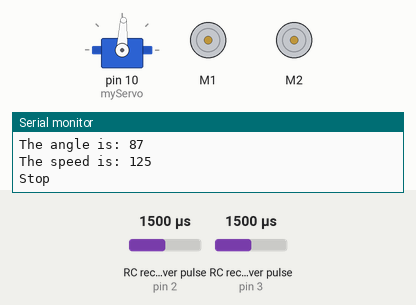
This sketch was run on a simulated Arduino Uno, built with avr-gcc and run on an emulated ATmega328P. On the bench: servo, 2 × DC motor (green arrow = forward, orange = backward, longer = faster), the last lines printed to the serial monitor. Wiring (inferred from the names in the program): 2 × RC receiver channel: data pin 2 / data pin 3. The test bench sets the inputs (shaded band); at power-on: RC receiver pulse (sensors on pin 3, pin 2) 1500 µs.

Above: at 1.2 s.
1.3 s: RC receiver pulse (sensor on pin 3) set to 1020 µs
At 2.5 s:
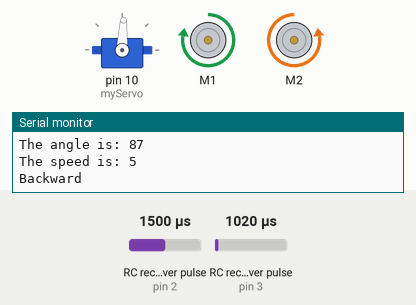
2.8 s: RC receiver pulse (sensor on pin 2) set to 1020 µs
At 3.4 s:
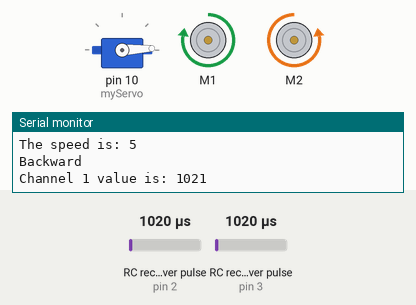
4.3 s: RC receiver pulse (sensor on pin 3) set to 1750 µs
At 5.3 s:
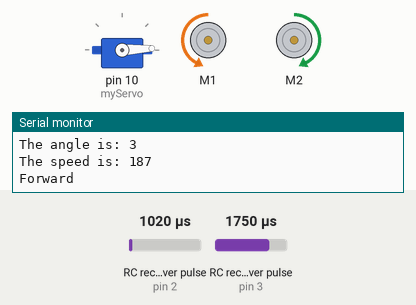
5.8 s: RC receiver pulse (sensor on pin 2) set to 1250 µs
At 7.1 s:
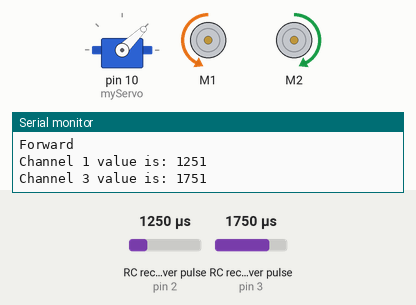
7.4 s: RC receiver pulse (sensor on pin 2) set to 1750 µs
At 8.0 s:
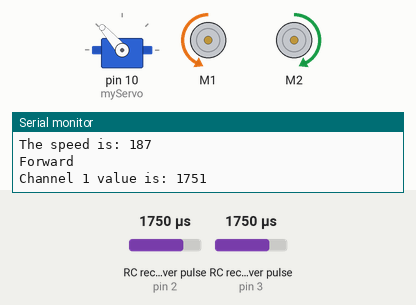
9.0 s: RC receiver pulse (sensor on pin 3) set to 1250 µs
At 10.4 s:
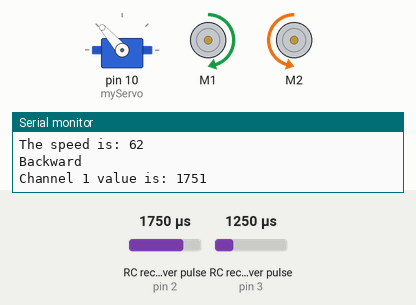
Timing chart, 0 to 11.6 s (numbered marks = the images above; inputs shaded):
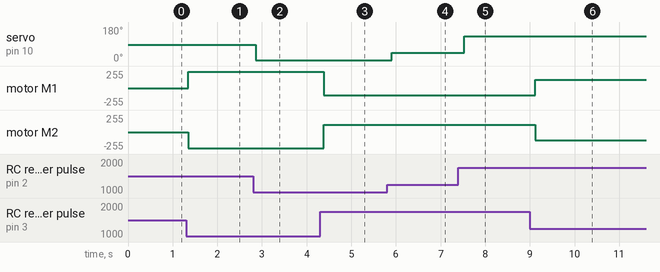

The sketch:

MotorDriverWithRadioTransmittter.ino
```cpp
#include <Servo.h>
#include <Wire.h>
#include <Adafruit_MotorShield.h>
#include "utility/Adafruit_MS_PWMServoDriver.h"

int speedy = 0;
int angle;   // variable to hold the angle for the servo motor
byte CH1_PIN = 2;
byte CH3_PIN = 3;
int ch1_value;
int ch3_value;
int speedindir = 0;

Servo myServo;  // create a servo object

// Create the motor shield object with the default I2C address
Adafruit_MotorShield AFMS = Adafruit_MotorShield();

// Select which 'port' M1, M2, M3 or M4. In this case, M1 and M2
Adafruit_DCMotor *motor1 = AFMS.getMotor(1);
Adafruit_DCMotor *motor2 = AFMS.getMotor(2);

void setup() {
  Serial.begin(115200);
  myServo.attach(10); // attaches the servo on pin 9 to the servo object
  pinMode(CH1_PIN, INPUT);
  pinMode(CH3_PIN, INPUT);

  AFMS.begin();  // create with the default frequency 1.6KHz
  //AFMS.begin(1000);  // OR with a different frequency, say 1KHz

  // Set the speed to start, from 0 (off) to 255 (max speed)
  motor1->setSpeed(speedy);
  motor1->run(FORWARD);
  // turn on motor
  motor1->run(RELEASE);

  motor2->setSpeed(speedy);
  motor2->run(BACKWARD);
  // turn on motor
  motor2->run(RELEASE);

  angle = map(500, 0, 1023, 0, 179);
  myServo.write(angle);
}

void loop() {
  // get values
  ch1_value = pulseIn(CH1_PIN, HIGH);   // channel 1: servo
  Serial.print("Channel 1 value is: ");
  Serial.println(ch1_value);
  delay(20);

  ch3_value = pulseIn(CH3_PIN, HIGH);   // channel 3: motor
  Serial.print("Channel 3 value is: ");
  Serial.println(ch3_value);
  delay(20);

  // steering
  angle = map(ch1_value, 1000, 2020, 0, 179);
  Serial.print("The angle is: ");
  Serial.println(angle);
  myServo.write(angle);

  // motor drive and speed
  speedy = map(ch3_value, 1000, 2020, 0, 255);
  Serial.print("The speed is: ");
  Serial.println(speedy);

  // conditions

  if (speedy > 118 && speedy < 136)   // forward
  {
    Serial.println("Stop");
    motor1->run(FORWARD);
    motor2->run(BACKWARD);
    motor1->setSpeed(0);
    motor2->setSpeed(0);
    delay(20);
  }

  if (speedy > 135 && speedy < 256)   // forward
  {
    Serial.println("Forward");
    motor1->run(BACKWARD);
    motor2->run(FORWARD);
    speedindir = map(speedy, 136, 255, 0, 255);
    motor1->setSpeed(speedindir);
    motor2->setSpeed(speedindir);
    delay(20);
  }
  else if (speedy > 0 && speedy < 119)   // backward
  {
    Serial.println("Backward");
    motor1->run(FORWARD);
    motor2->run(BACKWARD);
    speedindir = map(speedy, 118, 0, 0, 255);
    motor1->setSpeed(speedindir);
    motor2->setSpeed(speedindir);
    delay(20);
  }
}
```

Measured:
- after the input at 1.3 s, motor M1: stopped → forward 244/255 at once; motor M2: stopped → backward 244/255 at once
- after the input at 2.8 s, servo on pin 10 (myServo): 87° → 3° after 0.06 s
- after the input at 4.3 s, motor M1: forward 244/255 → backward 109/255 after 0.09 s; motor M2: backward 244/255 → forward 109/255 after 0.09 s
- after the input at 5.8 s, servo on pin 10 (myServo): 3° → 44° after 0.10 s
- after the input at 7.4 s, servo on pin 10 (myServo): 44° → 131° after 0.12 s
- after the input at 9.0 s, motor M1: backward 109/255 → forward 121/255 after 0.12 s; motor M2: forward 109/255 → backward 121/255 after 0.12 s
